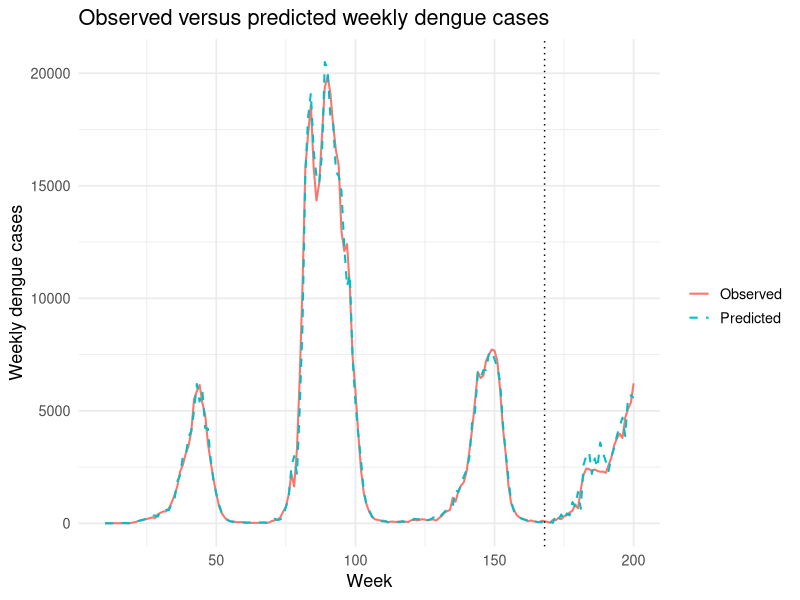
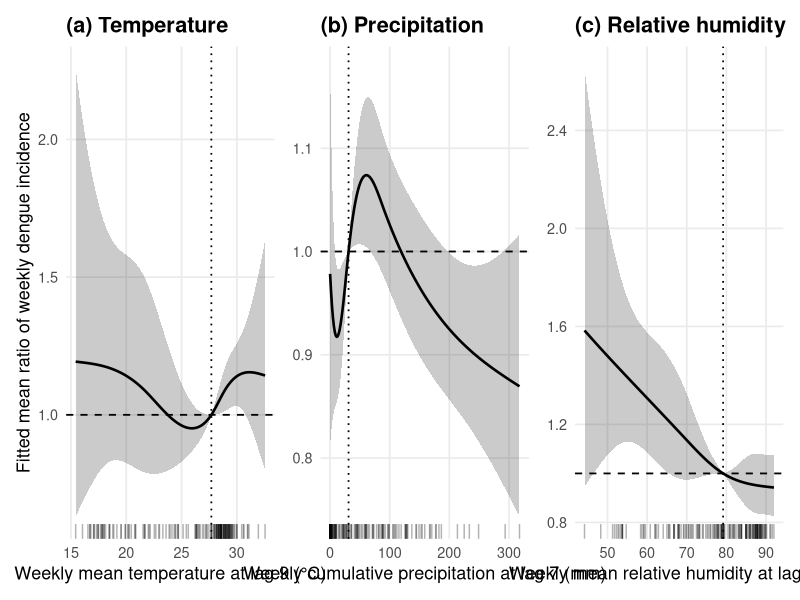
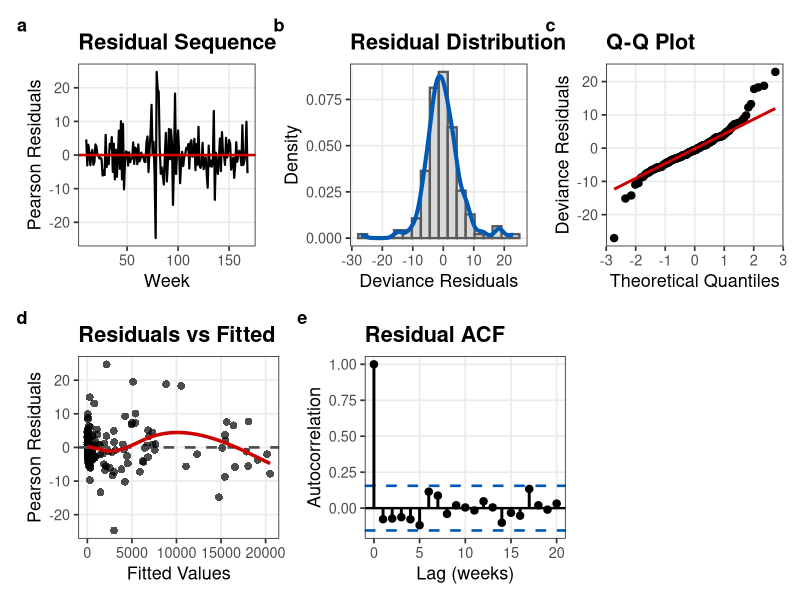
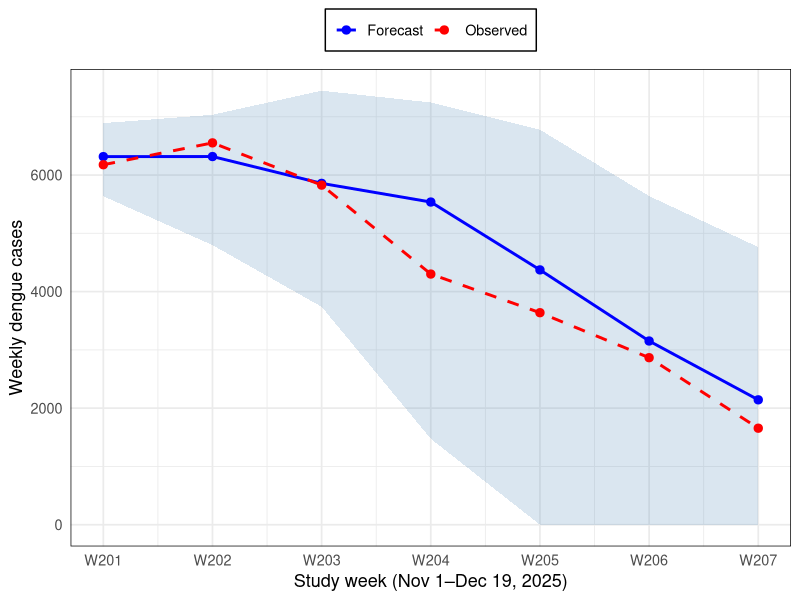

Here is the R script that generated these plots, in order:

rm(list = ls())
library(dplyr)
library(splines)
library(ggplot2)
library(tidyr)
library(broom)
library(knitr)
library(patchwork)

# -----------------------------
# Output directory -- change to your local folder
# -----------------------------
out_dir <- "~/Downloads/full_model_outputs"
dir.create(out_dir, showWarnings = FALSE, recursive = TRUE)

# ============================================================
# 0. Load data
# ============================================================
df <- read.csv("MyBDweeklyFinaldata.csv", stringsAsFactors = FALSE)

df <- df %>%
  dplyr::arrange(Week) %>%
  dplyr::mutate(
    time_index = row_number(),
    trend = time_index,
    sin1 = sin(2 * pi * time_index / 52),
    cos1 = cos(2 * pi * time_index / 52)
  )

final_ar_order   <- 8
final_temp_lag   <- 9
final_precip_lag <- 7
final_humid_lag  <- 8

# ============================================================
# Helper functions (shared across all sections)
# ============================================================
rmse <- function(obs, pred) sqrt(mean((obs - pred)^2, na.rm = TRUE))
mae  <- function(obs, pred) mean(abs(obs - pred), na.rm = TRUE)

make_model_data <- function(data, ar_order, temp_lag, precip_lag, humid_lag) {
  out <- data
  for (i in seq_len(ar_order)) {
    out[[paste0("lag_dengue_", i)]] <- log(dplyr::lag(out$Dengue_cases, i) + 1)
  }
  out$Temp_lag   <- dplyr::lag(out$Temperature, temp_lag)
  out$Precip_lag <- dplyr::lag(out$Precipitation, precip_lag)
  out$Humd_lag   <- dplyr::lag(out$Humidity, humid_lag)
  out
}

build_ns_basis <- function(train_x) {
  train_x <- train_x[is.finite(train_x)]
  knots <- as.numeric(quantile(train_x, probs = c(0.25, 0.50, 0.75), na.rm = TRUE))
  knots <- unique(knots)
  boundary_knots <- range(train_x, na.rm = TRUE)
  basis_train <- ns(train_x, knots = knots, Boundary.knots = boundary_knots)
  list(train_basis = basis_train, knots = knots, boundary_knots = boundary_knots,
       predict_fn = function(new_x) predict(basis_train, new_x))
}

add_spline_terms <- function(train_data, test_data = NULL) {
  temp_basis   <- build_ns_basis(train_data$Temp_lag)
  precip_basis <- build_ns_basis(train_data$Precip_lag)
  humid_basis  <- build_ns_basis(train_data$Humd_lag)
  
  train_temp <- as.data.frame(temp_basis$train_basis)
  train_prec <- as.data.frame(precip_basis$train_basis)
  train_humd <- as.data.frame(humid_basis$train_basis)
  
  colnames(train_temp) <- paste0("ns_temp_", seq_len(ncol(train_temp)))
  colnames(train_prec) <- paste0("ns_precip_", seq_len(ncol(train_prec)))
  colnames(train_humd) <- paste0("ns_humid_", seq_len(ncol(train_humd)))
  
  train_full <- bind_cols(train_data, train_temp, train_prec, train_humd)
  spline_terms <- c(colnames(train_temp), colnames(train_prec), colnames(train_humd))
  
  if (is.null(test_data)) {
    return(list(train_full = train_full, spline_terms = spline_terms,
                temp_basis = temp_basis, precip_basis = precip_basis, humid_basis = humid_basis))
  }
  
  test_temp <- as.data.frame(temp_basis$predict_fn(test_data$Temp_lag))
  test_prec <- as.data.frame(precip_basis$predict_fn(test_data$Precip_lag))
  test_humd <- as.data.frame(humid_basis$predict_fn(test_data$Humd_lag))
  
  colnames(test_temp) <- colnames(train_temp)
  colnames(test_prec) <- colnames(train_prec)
  colnames(test_humd) <- colnames(train_humd)
  
  test_full <- bind_cols(test_data, test_temp, test_prec, test_humd)
  
  list(train_full = train_full, test_full = test_full, spline_terms = spline_terms,
       temp_basis = temp_basis, precip_basis = precip_basis, humid_basis = humid_basis)
}

# ============================================================
# SECTION 1: Independent train-test validation (weeks 1-168 / 169-200)
# ============================================================
train_end_week  <- 168
test_start_week <- 169

max_lag <- max(final_ar_order, final_temp_lag, final_precip_lag, final_humid_lag)

train_raw <- df %>% dplyr::filter(time_index <= train_end_week)
test_raw  <- df %>% dplyr::filter(time_index >= train_end_week - max_lag + 1)

train_lagged <- make_model_data(train_raw, final_ar_order, final_temp_lag, final_precip_lag, final_humid_lag)
test_lagged  <- make_model_data(test_raw,  final_ar_order, final_temp_lag, final_precip_lag, final_humid_lag)

ar_terms <- paste0("lag_dengue_", seq_len(final_ar_order))
needed_cols <- c("Dengue_cases", ar_terms, "Temp_lag", "Precip_lag", "Humd_lag",
                 "trend", "sin1", "cos1")

train_model <- train_lagged %>% dplyr::filter(if_all(all_of(needed_cols), ~ !is.na(.)))
test_model <- test_lagged %>%
  dplyr::filter(if_all(all_of(needed_cols), ~ !is.na(.))) %>%
  dplyr::filter(time_index >= test_start_week)

cv_fold_max_index <- 168
overlap_n <- sum(test_model$time_index <= cv_fold_max_index)
cat("Overlap between test set and CV lag-selection folds:", overlap_n, "rows (should be 0)\n")
cat("Training weeks:", nrow(train_model), " | Independent test weeks:", nrow(test_model), "\n\n")

spline_obj   <- add_spline_terms(train_model, test_model)
train_full   <- spline_obj$train_full
test_full    <- spline_obj$test_full
spline_terms <- spline_obj$spline_terms

temp_terms   <- grep("^ns_temp_",   spline_terms, value = TRUE)
precip_terms <- grep("^ns_precip_", spline_terms, value = TRUE)
humid_terms  <- grep("^ns_humid_",  spline_terms, value = TRUE)

final_formula <- as.formula(
  paste("Dengue_cases ~", paste(ar_terms, collapse = " + "), "+",
        paste(spline_terms, collapse = " + "), "+", "trend + sin1 + cos1")
)

validation_fit <- glm(final_formula, family = quasipoisson(link = "log"), data = train_full)
cat("\n--- Training-period model summary ---\n")
print(summary(validation_fit))

# ------------------------------------------------------------
# 1a. Coefficient table WITH 95% confidence intervals
# CI uses the t-distribution with model residual df, consistent
# with the quasi-Poisson dispersion-adjusted standard errors
# (matches the approach used later in the partial-effect script).
# ------------------------------------------------------------
crit_val <- qt(0.975, df = validation_fit$df.residual)

coef_table <- broom::tidy(validation_fit) %>%
  dplyr::mutate(
    conf.low  = estimate - crit_val * std.error,
    conf.high = estimate + crit_val * std.error,
    estimate  = round(estimate, 4),
    std.error = round(std.error, 4),
    statistic = round(statistic, 3),
    conf.low  = round(conf.low, 4),
    conf.high = round(conf.high, 4),
    p.value   = ifelse(p.value < 0.001, "<0.001", as.character(round(p.value, 4)))
  ) %>%
  dplyr::rename(Term = term, Estimate = estimate, `Std. Error` = std.error,
                `t value` = statistic, `p-value` = p.value,
                `95% CI Lower` = conf.low, `95% CI Upper` = conf.high) %>%
  dplyr::select(Term, Estimate, `Std. Error`, `95% CI Lower`, `95% CI Upper`, `t value`, `p-value`)

cat("\n--- Coefficient table with 95% CI (training-period model) ---\n")
print(coef_table)
write.csv(coef_table, file.path(out_dir, "training_coefficient_table_with_CI.csv"), row.names = FALSE)

# ------------------------------------------------------------
# 1b. Dispersion, deviance-based pseudo R-squared, squared
#     Pearson correlation (observed vs fitted, training)
# ------------------------------------------------------------
dispersion_parameter <- summary(validation_fit)$dispersion
pearson_dispersion <- sum(residuals(validation_fit, type = "pearson")^2) / validation_fit$df.residual
pseudo_R2_deviance <- 1 - validation_fit$deviance / validation_fit$null.deviance

train_pred <- predict(validation_fit, newdata = train_full, type = "response")
r2_pearson <- cor(train_full$Dengue_cases, train_pred)^2

model_summary_table <- data.frame(
  Metric = c("Observations used", "Residual degrees of freedom", "Null deviance",
             "Residual deviance", "Dispersion parameter", "Pearson dispersion",
             "Deviance-based pseudo R-squared", "Squared Pearson correlation (R2)"),
  Value = c(nobs(validation_fit), validation_fit$df.residual,
            round(validation_fit$null.deviance, 2), round(validation_fit$deviance, 2),
            round(dispersion_parameter, 3), round(pearson_dispersion, 3),
            round(pseudo_R2_deviance, 4), round(r2_pearson, 4))
)

cat("\n--- Model summary table (training period) ---\n")
print(model_summary_table)
write.csv(model_summary_table, file.path(out_dir, "training_fit_summary.csv"), row.names = FALSE)

# ------------------------------------------------------------
# 1c. Joint significance (F-tests) for each predictor block
# ------------------------------------------------------------
formula_no_temp <- as.formula(
  paste("Dengue_cases ~", paste(ar_terms, collapse = " + "), "+",
        paste(precip_terms, collapse = " + "), "+",
        paste(humid_terms, collapse = " + "), "+", "trend + sin1 + cos1")
)
formula_no_precip <- as.formula(
  paste("Dengue_cases ~", paste(ar_terms, collapse = " + "), "+",
        paste(temp_terms, collapse = " + "), "+",
        paste(humid_terms, collapse = " + "), "+", "trend + sin1 + cos1")
)
formula_no_humid <- as.formula(
  paste("Dengue_cases ~", paste(ar_terms, collapse = " + "), "+",
        paste(temp_terms, collapse = " + "), "+",
        paste(precip_terms, collapse = " + "), "+", "trend + sin1 + cos1")
)
formula_no_ar <- as.formula(
  paste("Dengue_cases ~", paste(temp_terms, collapse = " + "), "+",
        paste(precip_terms, collapse = " + "), "+",
        paste(humid_terms, collapse = " + "), "+", "trend + sin1 + cos1")
)

model_no_temp   <- glm(formula_no_temp,   family = quasipoisson(link = "log"), data = train_full)
model_no_precip <- glm(formula_no_precip, family = quasipoisson(link = "log"), data = train_full)
model_no_humid  <- glm(formula_no_humid,  family = quasipoisson(link = "log"), data = train_full)
model_no_ar     <- glm(formula_no_ar,     family = quasipoisson(link = "log"), data = train_full)

cat("\n--- Joint significance: Temperature block ---\n")
print(anova(model_no_temp, validation_fit, test = "F"))
cat("\n--- Joint significance: Precipitation block ---\n")
print(anova(model_no_precip, validation_fit, test = "F"))
cat("\n--- Joint significance: Humidity block ---\n")
print(anova(model_no_humid, validation_fit, test = "F"))
cat("\n--- Joint significance: Autoregressive block ---\n")
print(anova(model_no_ar, validation_fit, test = "F"))

# ------------------------------------------------------------
# 1d. Out-of-sample validation performance
# ------------------------------------------------------------
test_pred <- predict(validation_fit, newdata = test_full, type = "response")
train_sd  <- sd(train_full$Dengue_cases, na.rm = TRUE)

validation_performance <- data.frame(
  Dataset = c("Training", "Independent testing"),
  N = c(nrow(train_full), nrow(test_full)),
  RMSE = c(rmse(train_full$Dengue_cases, train_pred), rmse(test_full$Dengue_cases, test_pred)),
  MAE  = c(mae(train_full$Dengue_cases, train_pred),  mae(test_full$Dengue_cases, test_pred))
) %>%
  dplyr::mutate(SRMSE = RMSE / train_sd, SMAE = MAE / train_sd) %>%
  dplyr::mutate(across(where(is.numeric), ~ round(.x, 4)))

cat("\n--- Out-of-sample validation performance ---\n")
print(validation_performance)
write.csv(validation_performance, file.path(out_dir, "validation_performance_table.csv"), row.names = FALSE)

obs_pred_df <- bind_rows(
  data.frame(time_index = train_full$time_index, observed = train_full$Dengue_cases,
             predicted = train_pred, period = "Training"),
  data.frame(time_index = test_full$time_index, observed = test_full$Dengue_cases,
             predicted = test_pred, period = "Independent testing")
)

obs_pred_plot <- ggplot(obs_pred_df, aes(x = time_index)) +
  geom_line(aes(y = observed, color = "Observed"), linewidth = 0.7) +
  geom_line(aes(y = predicted, color = "Predicted"), linewidth = 0.7, linetype = "dashed") +
  geom_vline(xintercept = train_end_week, linetype = "dotted") +
  labs(x = "Week", y = "Weekly dengue cases", color = "",
       title = "Observed versus predicted weekly dengue cases") +
  theme_minimal(base_size = 13)

print(obs_pred_plot)
ggsave(file.path(out_dir, "observed_vs_predicted_validation.png"), obs_pred_plot,
       width = 10, height = 5, dpi = 300)

# ============================================================
# SECTION 2: Partial-effect (exposure-response) plots
# ============================================================
make_effect_curve <- function(model, raw_x, basis_obj, spline_terms, variable_label,
                              reference_value = NULL, n_points = 200) {
  raw_x <- raw_x[is.finite(raw_x)]
  if (length(raw_x) == 0L) stop("No finite exposure values were supplied for ", variable_label, ".")
  n_points <- as.integer(n_points)
  
  missing_terms <- setdiff(spline_terms, names(coef(model)))
  if (length(missing_terms) > 0L) {
    stop("The following spline coefficients were not found in the fitted model: ",
         paste(missing_terms, collapse = ", "))
  }
  
  if (is.null(reference_value)) reference_value <- median(raw_x)
  if (!is.finite(reference_value)) stop("The reference value must be finite.")
  
  exposure_grid <- seq(min(raw_x), max(raw_x), length.out = n_points)
  basis_grid <- as.matrix(basis_obj$predict_fn(exposure_grid))
  basis_reference <- as.matrix(basis_obj$predict_fn(reference_value))
  
  if (ncol(basis_grid) != length(spline_terms)) {
    stop("The number of spline-basis columns does not match the number of supplied ",
         "spline coefficient names for ", variable_label, ".")
  }
  colnames(basis_grid) <- spline_terms
  
  beta <- coef(model)[spline_terms]
  covariance_matrix <- vcov(model)[spline_terms, spline_terms, drop = FALSE]
  
  centered_basis <- sweep(basis_grid, MARGIN = 2, STATS = as.numeric(basis_reference), FUN = "-")
  log_mean_ratio <- as.numeric(centered_basis %*% beta)
  effect_variance <- rowSums((centered_basis %*% covariance_matrix) * centered_basis)
  standard_error <- sqrt(pmax(effect_variance, 0))
  critical_value <- qt(0.975, df = model$df.residual)
  
  data.frame(
    variable = variable_label, exposure = exposure_grid, mean_ratio = exp(log_mean_ratio),
    lower_95 = exp(log_mean_ratio - critical_value * standard_error),
    upper_95 = exp(log_mean_ratio + critical_value * standard_error),
    reference_value = reference_value
  )
}

temperature_curve <- make_effect_curve(
  validation_fit, train_full$Temp_lag, spline_obj$temp_basis, temp_terms,
  paste0("Temperature (lag ", final_temp_lag, " weeks)")
)
precipitation_curve <- make_effect_curve(
  validation_fit, train_full$Precip_lag, spline_obj$precip_basis, precip_terms,
  paste0("Precipitation (lag ", final_precip_lag, " weeks)")
)
humidity_curve <- make_effect_curve(
  validation_fit, train_full$Humd_lag, spline_obj$humid_basis, humid_terms,
  paste0("Relative humidity (lag ", final_humid_lag, " weeks)")
)

plot_single_effect <- function(curve_data, rug_values, x_label, plot_title) {
  reference_value <- unique(curve_data$reference_value)
  ggplot(curve_data, aes(x = exposure, y = mean_ratio)) +
    geom_ribbon(aes(ymin = lower_95, ymax = upper_95), alpha = 0.25) +
    geom_line(linewidth = 0.9) +
    geom_hline(yintercept = 1, linetype = "dashed", linewidth = 0.6) +
    geom_vline(xintercept = reference_value, linetype = "dotted", linewidth = 0.6) +
    geom_rug(data = data.frame(exposure = rug_values), aes(x = exposure),
             inherit.aes = FALSE, sides = "b", alpha = 0.30) +
    labs(x = x_label, y = "Fitted mean ratio of weekly dengue incidence", title = plot_title) +
    theme_minimal(base_size = 13) +
    theme(plot.title = element_text(face = "bold"), panel.grid.minor = element_blank())
}

temperature_plot <- plot_single_effect(
  temperature_curve, train_full$Temp_lag,
  paste0("Weekly mean temperature at lag ", final_temp_lag, " (\u00B0C)"), "(a) Temperature"
)
precipitation_plot <- plot_single_effect(
  precipitation_curve, train_full$Precip_lag,
  paste0("Weekly cumulative precipitation at lag ", final_precip_lag, " (mm)"), "(b) Precipitation"
)
humidity_plot <- plot_single_effect(
  humidity_curve, train_full$Humd_lag,
  paste0("Weekly mean relative humidity at lag ", final_humid_lag, " (%)"), "(c) Relative humidity"
)

combined_partial_effect_plot <-
  temperature_plot + (precipitation_plot + ylab(NULL)) + (humidity_plot + ylab(NULL)) +
  plot_layout(nrow = 1)

print(combined_partial_effect_plot)
ggsave(file.path(out_dir, "partial_effect_plots_combined.png"), combined_partial_effect_plot,
       width = 15, height = 5, dpi = 600, bg = "white")

effect_curves_all <- bind_rows(temperature_curve, precipitation_curve, humidity_curve)
write.csv(effect_curves_all, file.path(out_dir, "partial_effect_curve_estimates.csv"), row.names = FALSE)

# ============================================================
# SECTION 3: Residual diagnostics (training period)
# ============================================================
diag_df <- data.frame(
  week     = train_full$time_index,
  pearson  = residuals(validation_fit, type = "pearson"),
  deviance = residuals(validation_fit, type = "deviance"),
  observed = train_full$Dengue_cases,
  fitted   = fitted(validation_fit)
)

test_lags <- c(6, 12, 20)
ljung_results <- lapply(test_lags, function(L) {
  test <- Box.test(diag_df$pearson, lag = L, type = "Ljung-Box")
  data.frame(Lag = L, Statistic = unname(test$statistic),
             df = unname(test$parameter), p_value = test$p.value)
})
ljung_table <- do.call(rbind, ljung_results)
cat("\n--- Ljung-Box test: training-period residuals ---\n")
print(ljung_table)
write.csv(ljung_table, file.path(out_dir, "ljung_box_residual_test.csv"), row.names = FALSE)

plot_a <- ggplot(diag_df, aes(x = week, y = pearson)) +
  geom_line(color = "black", linewidth = 0.75) +
  geom_hline(yintercept = 0, color = "red3", linewidth = 0.9) +
  labs(title = "Residual Sequence", x = "Week", y = "Pearson Residuals") +
  theme_bw(base_size = 13) +
  theme(panel.grid.minor = element_blank(), plot.title = element_text(face = "bold"))

plot_b <- ggplot(diag_df, aes(x = deviance)) +
  geom_histogram(aes(y = after_stat(density)), bins = 18,
                 fill = "grey85", color = "grey35", linewidth = 0.8) +
  geom_density(color = "#005AB5", linewidth = 1.4) +
  labs(title = "Residual Distribution", x = "Deviance Residuals", y = "Density") +
  theme_bw(base_size = 13) +
  theme(panel.grid.minor = element_blank(), plot.title = element_text(face = "bold"))

plot_c <- ggplot(diag_df, aes(sample = deviance)) +
  stat_qq(size = 2.2) +
  stat_qq_line(color = "red3", linewidth = 1) +
  labs(title = "Q-Q Plot", x = "Theoretical Quantiles", y = "Deviance Residuals") +
  theme_bw(base_size = 13) +
  theme(panel.grid.minor = element_blank(), plot.title = element_text(face = "bold"))

plot_d <- ggplot(diag_df, aes(x = fitted, y = pearson)) +
  geom_point(size = 2.3, alpha = 0.70, shape = 16, color = "black") +
  geom_hline(yintercept = 0, linetype = "dashed", color = "grey30", linewidth = 0.9) +
  geom_smooth(method = "loess", se = FALSE, color = "red3", linewidth = 1.2) +
  labs(title = "Residuals vs Fitted", x = "Fitted Values", y = "Pearson Residuals") +
  theme_bw(base_size = 13) +
  theme(panel.grid.minor = element_blank(), plot.title = element_text(face = "bold"))

acf_vals <- acf(diag_df$pearson, plot = FALSE, lag.max = 20)
acf_df <- data.frame(lag = as.numeric(acf_vals$lag), acf = as.numeric(acf_vals$acf))
ci_line <- qnorm(0.975) / sqrt(nrow(diag_df))

plot_e <- ggplot(acf_df, aes(x = lag, y = acf)) +
  geom_hline(yintercept = 0, linewidth = 0.8, color = "black") +
  geom_hline(yintercept = c(-ci_line, ci_line), linetype = "dashed",
             linewidth = 0.9, color = "#005AB5") +
  geom_segment(aes(xend = lag, yend = 0), linewidth = 1.0, color = "black") +
  geom_point(size = 2.2, color = "black") +
  labs(title = "Residual ACF", x = "Lag (weeks)", y = "Autocorrelation") +
  theme_bw(base_size = 13) +
  theme(panel.grid.minor = element_blank(), plot.title = element_text(face = "bold"))

diagnostic_panel_5 <- (plot_a | plot_b | plot_c) /
  (plot_d | plot_e | plot_spacer()) +
  plot_layout(heights = c(1, 1)) +
  plot_annotation(tag_levels = "a") &
  theme(plot.tag = element_text(face = "bold", size = 13))

print(diagnostic_panel_5)
ggsave(file.path(out_dir, "residual_diagnostics_panel_5.png"), diagnostic_panel_5,
       width = 13, height = 8, dpi = 300)


# ============================================================
# SECTION 4: RECURSIVE FORECASTING + EMPIRICAL PI CALIBRATION
# 26 evaluation origins (weeks 168-193), each with 7 recursive steps
# ============================================================
# Signed errors = observed - predicted.
# Calibration uses development origins 100-161 only.
# At every origin, refit the model using data available through that origin.
# For horizons > 1, use previous forecast means in the AR history.
# Weather inputs are lagged so that they are observed by the forecast origin.

forecast_horizon <- 7L
calibration_origins <- 100:161
evaluation_origins <- 168:193
origin_grid <- evaluation_origins

stopifnot(
  nrow(df) == 200L,
  identical(as.integer(df$time_index), seq_len(nrow(df))),
  max(calibration_origins) + forecast_horizon <= train_end_week,
  max(evaluation_origins) + forecast_horizon <= nrow(df),
  all(is.finite(df$Dengue_cases)),
  all(df$Dengue_cases >= 0),
  all(is.finite(as.matrix(df[, c("Temperature", "Precipitation", "Humidity")])))
)

# Fit the full quasi-Poisson model using observations up to one origin.
fit_origin <- function(origin) {
  historical <- df[seq_len(origin), , drop = FALSE]
  lagged <- make_model_data(
    historical, final_ar_order,
    final_temp_lag, final_precip_lag, final_humid_lag
  )
  eligible <- lagged[complete.cases(lagged[, needed_cols, drop = FALSE]), , drop = FALSE]
  if (nrow(eligible) < 50L) {
    stop("Too few complete training rows at origin ", origin)
  }

  bases <- add_spline_terms(eligible)
  form <- stats::reformulate(
    c(ar_terms, bases$spline_terms, "trend", "sin1", "cos1"),
    response = "Dengue_cases"
  )
  fit <- stats::glm(
    form, family = stats::quasipoisson(link = "log"),
    data = bases$train_full
  )
  if (anyNA(stats::coef(fit)) || any(!is.finite(stats::vcov(fit)))) {
    stop("Non-estimable coefficients at origin ", origin)
  }
  if (!isTRUE(fit$converged)) stop("GLM did not converge at origin ", origin)
  list(fit = fit, bases = bases)
}

# Construct a one-row prediction data frame from historical weather and
# the current AR history, ordered oldest -> newest.
future_design <- function(obj, origin, h, history8) {
  target <- origin + h
  weather_index <- c(
    target - final_temp_lag,
    target - final_precip_lag,
    target - final_humid_lag
  )
  if (any(weather_index < 1L) || any(weather_index > origin)) {
    stop("Unavailable weather / possible leakage at origin ", origin)
  }
  if (length(history8) != final_ar_order) {
    stop("AR history length is not equal to final_ar_order")
  }

  newdata <- data.frame(
    trend = target,
    sin1 = sin(2 * pi * target / 52),
    cos1 = cos(2 * pi * target / 52),
    Temp_lag = df$Temperature[weather_index[1]],
    Precip_lag = df$Precipitation[weather_index[2]],
    Humd_lag = df$Humidity[weather_index[3]]
  )
  for (i in seq_len(final_ar_order)) {
    newdata[[paste0("lag_dengue_", i)]] <-
      log1p(history8[final_ar_order + 1L - i])
  }

  spl <- obj$bases
  temp_terms <- grep("^ns_temp_", spl$spline_terms, value = TRUE)
  precip_terms <- grep("^ns_precip_", spl$spline_terms, value = TRUE)
  humid_terms <- grep("^ns_humid_", spl$spline_terms, value = TRUE)

  b_temp <- as.data.frame(spl$temp_basis$predict_fn(newdata$Temp_lag))
  b_precip <- as.data.frame(spl$precip_basis$predict_fn(newdata$Precip_lag))
  b_humid <- as.data.frame(spl$humid_basis$predict_fn(newdata$Humd_lag))
  names(b_temp) <- temp_terms
  names(b_precip) <- precip_terms
  names(b_humid) <- humid_terms
  dplyr::bind_cols(newdata, b_temp, b_precip, b_humid)
}

# Recursive point forecasts. Observations are attached for scoring only;
# they are never fed into the forecast recursion.
recursive_origin <- function(origin, observed = NULL) {
  obj <- fit_origin(origin)
  history8 <- tail(df$Dengue_cases[seq_len(origin)], final_ar_order)
  point <- numeric(forecast_horizon)

  for (h in seq_len(forecast_horizon)) {
    newdata <- future_design(obj, origin, h, history8)
    mu <- as.numeric(stats::predict(obj$fit, newdata = newdata, type = "response"))
    if (length(mu) != 1L || !is.finite(mu) || mu < 0) {
      stop("Invalid forecast at origin ", origin, ", horizon ", h)
    }
    point[h] <- mu
    history8 <- c(history8[-1], mu)
  }

  targets <- origin + seq_len(forecast_horizon)
  if (is.null(observed)) {
    observed <- if (max(targets) <= nrow(df)) {
      df$Dengue_cases[targets]
    } else {
      rep(NA_real_, forecast_horizon)
    }
  }
  if (length(observed) != forecast_horizon) {
    stop("Observed vector must have length forecast_horizon")
  }

  data.frame(
    model = "full",
    origin = origin,
    horizon = seq_len(forecast_horizon),
    target_week = targets,
    observed = as.numeric(observed),
    predicted = point
  )
}

# ------------------------------------------------------------
# 4A. Historical forecast-error calibration: origins 100-161
# ------------------------------------------------------------
cat("\n--- Calibrating empirical forecast errors (development only) ---\n")
calibration_results <- dplyr::bind_rows(lapply(calibration_origins, function(origin) {
  cat("Calibration origin", origin, "of", max(calibration_origins), "\n")
  out <- recursive_origin(origin)
  out$signed_error <- out$observed - out$predicted
  out
}))
stopifnot(all(calibration_results$target_week <= train_end_week))

# Horizon-specific empirical error quantiles. type = 1 matches script 06.
# These are empirical forecast-error intervals, not formal guaranteed 95% PIs.
error_quantiles <- calibration_results %>%
  dplyr::group_by(horizon) %>%
  dplyr::summarise(
    n_calibration = dplyr::n(),
    q025 = unname(stats::quantile(signed_error, 0.025, na.rm = TRUE, type = 1)),
    q975 = unname(stats::quantile(signed_error, 0.975, na.rm = TRUE, type = 1)),
    calibration_MAE = mean(abs(signed_error), na.rm = TRUE),
    .groups = "drop"
  )
print(error_quantiles)
write.csv(calibration_results,
          file.path(out_dir, "development_calibration_forecast_errors.csv"),
          row.names = FALSE)
write.csv(error_quantiles,
          file.path(out_dir, "empirical_horizon_error_quantiles.csv"),
          row.names = FALSE)

# Apply the calibration quantiles unchanged to evaluation origins and final forecast.
add_empirical_PI <- function(forecasts) {
  out <- dplyr::left_join(forecasts, error_quantiles, by = "horizon")
  if (anyNA(out$q025) || anyNA(out$q975)) stop("Missing horizon quantiles")
  out %>% dplyr::mutate(
    lower95 = pmax(0, predicted + q025),
    upper95 = pmax(0, predicted + q975)
  )
}

# ------------------------------------------------------------
# 4B. Primary rolling-origin evaluation: 26 origins x 7 horizons
# ------------------------------------------------------------
cat("\n--- 26-origin recursive evaluation ---\n")
backtest_results <- dplyr::bind_rows(lapply(evaluation_origins, function(origin) {
  cat("Evaluation origin", origin, "of", max(evaluation_origins), "\n")
  recursive_origin(origin)
})) %>%
  add_empirical_PI() %>%
  dplyr::mutate(
    error = observed - predicted,
    absolute_error = abs(error),
    squared_error = error^2,
    ape = dplyr::if_else(observed > 0, 100 * absolute_error / observed, NA_real_),
    covered95 = observed >= lower95 & observed <= upper95,
    interval_width = upper95 - lower95
  )

stopifnot(
  nrow(backtest_results) == length(evaluation_origins) * forecast_horizon,
  dplyr::n_distinct(backtest_results$origin) == 26L,
  all(!is.na(backtest_results$observed)),
  all(backtest_results$lower95 <= backtest_results$upper95)
)

summarise_forecast_performance <- function(dat) {
  dat %>% dplyr::summarise(
    n = dplyr::n(),
    RMSE = sqrt(mean(squared_error, na.rm = TRUE)),
    MAE = mean(absolute_error, na.rm = TRUE),
    MAPE = mean(ape, na.rm = TRUE),
    Mean_Error = mean(error, na.rm = TRUE),
    Covered = sum(covered95, na.rm = TRUE),
    Coverage_percent = 100 * mean(covered95, na.rm = TRUE),
    Mean_PI_width = mean(interval_width, na.rm = TRUE),
    .groups = "drop"
  )
}

performance_by_origin <- backtest_results %>%
  dplyr::group_by(origin) %>% summarise_forecast_performance()
performance_by_horizon <- backtest_results %>%
  dplyr::group_by(horizon) %>% summarise_forecast_performance()
performance_overall <- backtest_results %>%
  summarise_forecast_performance()

# Keep the legacy horizon_summary object used by the existing plotting code below.
horizon_summary <- performance_by_horizon %>%
  dplyr::transmute(
    horizon,
    N_origins = n,
    RMSE,
    MAE,
    MAPE,
    Coverage95 = Coverage_percent / 100,
    Mean_interval_width = Mean_PI_width
  )

#cat("\n--- 26-origin performance by origin ---\n")
#print(performance_by_origin, n = Inf)
#cat("\n--- 26-origin performance by horizon ---\n")
#print(performance_by_horizon, n = Inf)
#cat("\n--- 26-origin overall performance ---\n")
#print(performance_overall)
#print(horizon_summary, n = Inf)

write.csv(backtest_results,
          file.path(out_dir, "rolling_origin_recursive_predictions.csv"),
          row.names = FALSE)
write.csv(performance_by_origin,
          file.path(out_dir, "rolling_origin_performance_by_origin.csv"),
          row.names = FALSE)
write.csv(performance_by_horizon,
          file.path(out_dir, "rolling_origin_performance_by_horizon.csv"),
          row.names = FALSE)
write.csv(performance_overall,
          file.path(out_dir, "rolling_origin_performance_overall.csv"),
          row.names = FALSE)
write.csv(horizon_summary,
          file.path(out_dir, "rolling_origin_horizon_summary.csv"),
          row.names = FALSE)

p_rmse <- ggplot(horizon_summary, aes(horizon, RMSE)) +
  geom_line(linewidth = 0.9) + geom_point(size = 2.4) +
  scale_x_continuous(breaks = seq_len(forecast_horizon)) +
  labs(x = "Forecast horizon (weeks)", y = "RMSE (cases)",
       title = "Recursive forecasting error") + theme_bw(base_size = 12)

p_coverage <- ggplot(horizon_summary, aes(horizon, Coverage95)) +
  geom_line(linewidth = 0.9) + geom_point(size = 2.4) +
  geom_hline(yintercept = 0.95, linetype = "dashed") +
  scale_x_continuous(breaks = seq_len(forecast_horizon)) +
  scale_y_continuous(limits = c(0, 1)) +
  labs(x = "Forecast horizon (weeks)", y = "Empirical PI coverage",
       title = "Prediction interval coverage") + theme_bw(base_size = 12)

#print(p_rmse + p_coverage)
ggsave(file.path(out_dir, "rolling_origin_accuracy_coverage.png"),
       p_rmse + p_coverage, width = 11, height = 4.5, dpi = 300)

# ============================================================
# SECTION 5: FINAL FORECAST AFTER REFITTING ON ALL 200 WEEKS
# ============================================================
# The observed future counts are used for evaluation ONLY.
# Interval quantiles remain those from calibration origins 100-161.

observed_seven_weeks <- c(6177, 6552, 5827, 4301, 3638, 2866, 1656)
stopifnot(length(observed_seven_weeks) == forecast_horizon)
# Verify these correspond to Nov 1-7, Nov 8-14, ..., Dec 13-19, 2025.

final_forecast <- recursive_origin(nrow(df), observed = observed_seven_weeks)
final_forecast <- add_empirical_PI(final_forecast)
final_forecast$study_week <- paste0("Week ", final_forecast$target_week)
final_forecast$start_date <- as.Date("2025-11-01") +
  7L * (final_forecast$horizon - 1L)
final_forecast$end_date <- final_forecast$start_date + 6L
final_forecast$period <- paste(format(final_forecast$start_date, "%b %d"),
                               format(final_forecast$end_date, "%b %d"), sep = "–")

final_performance <- data.frame(
  RMSE = rmse(final_forecast$observed, final_forecast$predicted),
  MAE = mae(final_forecast$observed, final_forecast$predicted),
  MAPE = 100 * mean(abs(final_forecast$observed - final_forecast$predicted) /
                      final_forecast$observed),
  Coverage95 = mean(final_forecast$observed >= final_forecast$lower95 &
                      final_forecast$observed <= final_forecast$upper95),
  Mean_interval_width = mean(final_forecast$upper95 - final_forecast$lower95)
)
cat("\n--- Final forecast with empirical prediction intervals ---\n")
print(final_forecast)
print(final_performance)
write.csv(final_forecast, file.path(out_dir, "seven_week_forecast_with_PI.csv"),
          row.names = FALSE)
write.csv(final_performance,
          file.path(out_dir, "seven_week_forecast_performance.csv"),
          row.names = FALSE)

final_plot <- ggplot(final_forecast, aes(x = horizon)) +
  geom_ribbon(aes(ymin = lower95, ymax = upper95),
              fill = "steelblue", alpha = 0.20) +
  geom_line(aes(y = predicted, color = "Forecast"), linewidth = 1) +
  geom_point(aes(y = predicted, color = "Forecast"), size = 2.5) +
  geom_line(aes(y = observed, color = "Observed"), linewidth = 1,
            linetype = "dashed") +
  geom_point(aes(y = observed, color = "Observed"), size = 2.5) +
  scale_x_continuous(breaks = seq_len(forecast_horizon),
                     labels = paste0("W", 201:207)) +
  scale_color_manual(values = c(Forecast = "blue", Observed = "red")) +
  labs(x = "Study week (Nov 1–Dec 19, 2025)",
       y = "Weekly dengue cases", color = NULL) +
  theme_minimal(base_size = 13) +
  theme(
    legend.position = "top",
    legend.background = element_rect(color = "black", fill = "white", linewidth = 0.5),
    panel.border = element_rect(color = "black", fill = NA, linewidth = 0.5)
  )
print(final_plot)
ggsave(file.path(out_dir, "seven_week_forecast_with_PI.png"),
       final_plot, width = 10, height = 6, dpi = 300)
cat("\nAll outputs saved to: ", out_dir, "\n")
